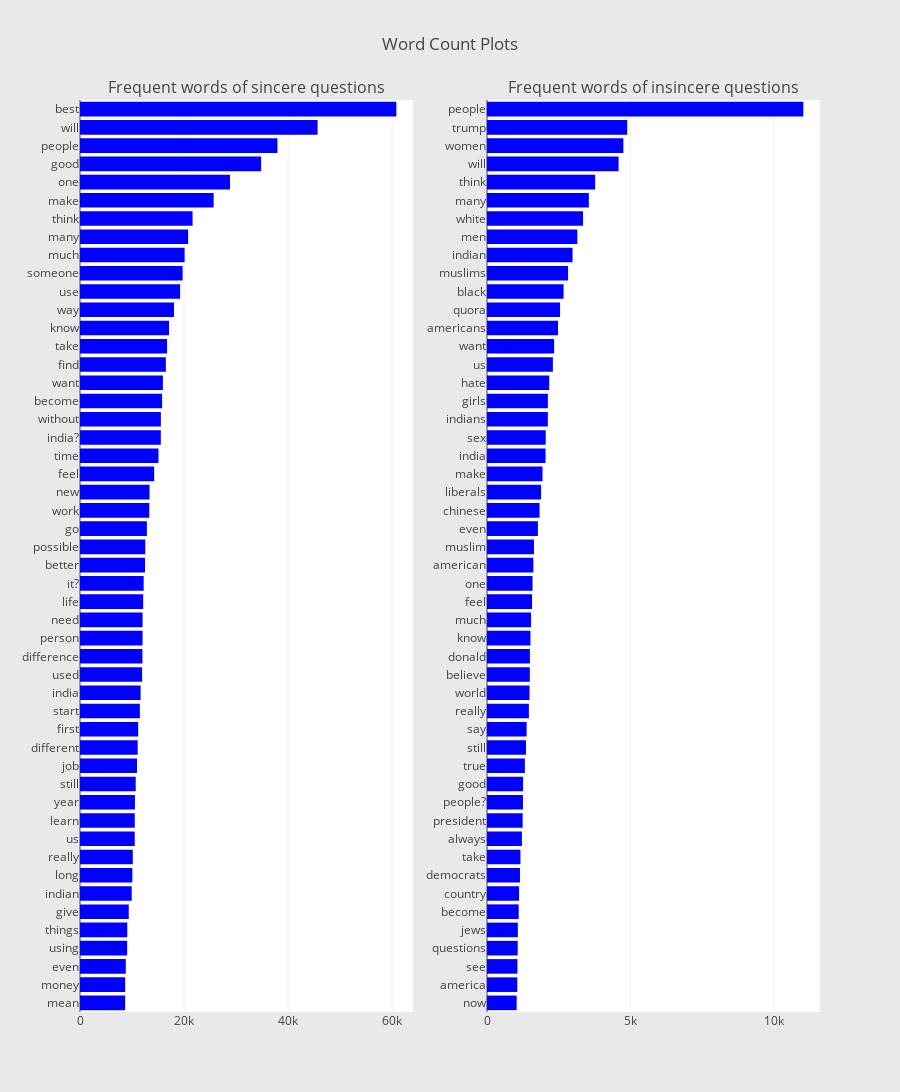

Here is the notebook cell this chart was saved with:
### Code cell
from collections import defaultdict
train1_df = train_df[train_df["target"]==1]
train0_df = train_df[train_df["target"]==0]

## custom function for ngram generation ##
def generate_ngrams(text, n_gram=1):
    token = [token for token in text.lower().split(" ") if token != "" if token not in STOPWORDS]
    ngrams = zip(*[token[i:] for i in range(n_gram)])
    return [" ".join(ngram) for ngram in ngrams]

## custom function for horizontal bar chart ##
def horizontal_bar_chart(df, color):
    trace = go.Bar(
        y=df["word"].values[::-1],
        x=df["wordcount"].values[::-1],
        showlegend=False,
        orientation = 'h',
        marker=dict(
            color=color,
        ),
    )
    return trace

## Get the bar chart from sincere questions ##
freq_dict = defaultdict(int)
for sent in train0_df["question_text"]:
    for word in generate_ngrams(sent):
        freq_dict[word] += 1
fd_sorted = pd.DataFrame(sorted(freq_dict.items(), key=lambda x: x[1])[::-1])
fd_sorted.columns = ["word", "wordcount"]
trace0 = horizontal_bar_chart(fd_sorted.head(50), 'blue')

## Get the bar chart from insincere questions ##
freq_dict = defaultdict(int)
for sent in train1_df["question_text"]:
    for word in generate_ngrams(sent):
        freq_dict[word] += 1
fd_sorted = pd.DataFrame(sorted(freq_dict.items(), key=lambda x: x[1])[::-1])
fd_sorted.columns = ["word", "wordcount"]
trace1 = horizontal_bar_chart(fd_sorted.head(50), 'blue')

# Creating two subplots
fig = tools.make_subplots(rows=1, cols=2, vertical_spacing=0.04,
                          subplot_titles=["Frequent words of sincere questions", 
                                          "Frequent words of insincere questions"])
fig.append_trace(trace0, 1, 1)
fig.append_trace(trace1, 1, 2)
fig['layout'].update(height=1200, width=900, paper_bgcolor='rgb(233,233,233)', title="Word Count Plots")
py.iplot(fig, filename='word-plots')

#plt.figure(figsize=(10,16))
#sns.barplot(x="ngram_count", y="ngram", data=fd_sorted.loc[:50,:], color="b")
#plt.title("Frequent words for Insincere Questions", fontsize=16)
#plt.show()

### Figure 1 — Plotly figure (JSON) as saved in the notebook; plotly's stock layout.template omitted (floating-point values rounded to 4 significant figures)
{"data": [{"marker": {"color": "blue"}, "orientation": "h", "showlegend": false, "type": "bar", "uid": "f33a51f6-996f-424e-b693-39f12a9062d4", "x": [8684, 8686, 8803, 9067, 9087, 9373, 9938, 10063, 10148, 10524, 10533, 10562, 10709, 10958, 11090, 11184, 11507, 11653, 11940, 11998, 12026, 12028, 12146, 12238, 12501, 12552, 12857, 13319, 13368, 14260, 15089, 15536, 15545, 15781, 15941, 16508, 16743, 17118, 18073, 19250, 19728, 20108, 20788, 21641, 25696, 28840, 34827, 37960, 45675, 60816], "xaxis": "x", "y": ["mean", "money", "even", "using", "things", "give", "indian", "long", "really", "us", "learn", "year", "still", "job", "different", "first", "start", "india", "used", "difference", "person", "need", "life", "it?", "better", "possible", "go", "work", "new", "feel", "time", "india?", "without", "become", "want", "find", "take", "know", "way", "use", "someone", "much", "many", "think", "make", "one", "good", "people", "will", "best"], "yaxis": "y"}, {"marker": {"color": "blue"}, "orientation": "h", "showlegend": false, "type": "bar", "uid": "ed33c91e-69cc-4577-9474-840c51d9127e", "x": [1035, 1058, 1062, 1071, 1075, 1106, 1119, 1150, 1167, 1218, 1243, 1255, 1259, 1321, 1360, 1382, 1461, 1483, 1495, 1497, 1515, 1537, 1572, 1588, 1618, 1639, 1776, 1834, 1887, 1937, 2043, 2048, 2122, 2123, 2171, 2298, 2343, 2478, 2549, 2672, 2828, 2984, 3152, 3351, 3552, 3774, 4590, 4757, 4893, 11036], "xaxis": "x2", "y": ["now", "america", "see", "questions", "jews", "become", "country", "democrats", "take", "always", "president", "people?", "good", "true", "still", "say", "really", "world", "believe", "donald", "know", "much", "feel", "one", "american", "muslim", "even", "chinese", "liberals", "make", "india", "sex", "indians", "girls", "hate", "us", "want", "americans", "quora", "black", "muslims", "indian", "men", "white", "many", "think", "will", "women", "trump", "people"], "yaxis": "y2"}], "layout": {"annotations": [{"font": {"size": 16}, "showarrow": false, "text": "Frequent words of sincere questions", "x": 0.225, "xanchor": "center", "xref": "paper", "y": 1, "yanchor": "bottom", "yref": "paper"}, {"font": {"size": 16}, "showarrow": false, "text": "Frequent words of insincere questions", "x": 0.775, "xanchor": "center", "xref": "paper", "y": 1, "yanchor": "bottom", "yref": "paper"}], "height": 1200, "paper_bgcolor": "rgb(233,233,233)", "title": "Word Count Plots", "width": 900, "xaxis": {"anchor": "y", "domain": [0, 0.45]}, "xaxis2": {"anchor": "y2", "domain": [0.55, 1]}, "yaxis": {"anchor": "x", "domain": [0, 1]}, "yaxis2": {"anchor": "x2", "domain": [0, 1]}}}
